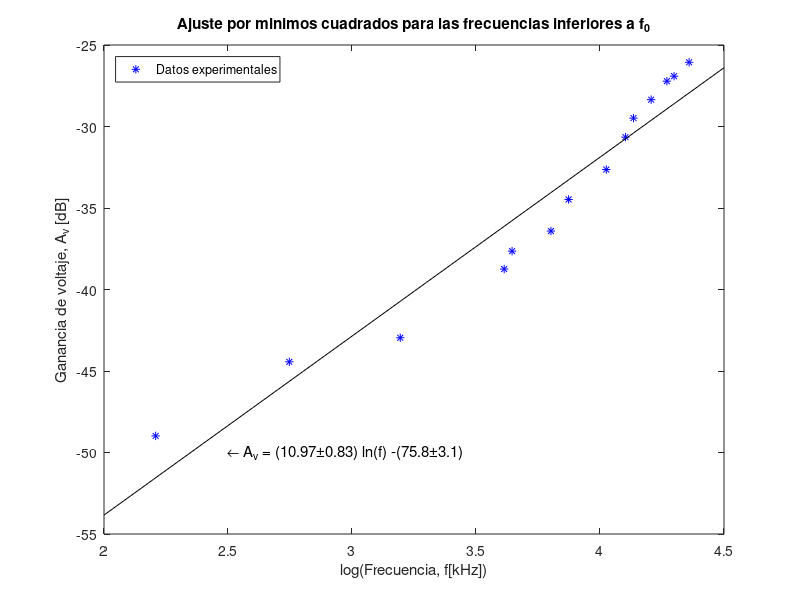

Here is the MATLAB script that generated this plot:
clear all; close all;
format long
vi = 4.5;
x = [9.1 15.6 24.4 37.1 38.3 44.8 48.1 56.0 60.5 62.5 67.1 71.5 73.6 78.2];
y = [0.016 0.027 0.032 0.052 0.059 0.068 0.085 0.105 0.132 0.151 0.172 0.196 0.203 0.224];
y = 20*log10(y/vi); 
%plot (x,y,'b*')
%figure(1); clf;
%plot (x,y,'b*')
%legend('Datos experimentales') 
%xlabel('Frecuencia, f[kHz]');ylabel('Ganancia de voltaje, A_{v} [dB]');
%title('Ganancia de voltaje en funcion de la frecuencia')
%print -djpeg -r100 grafica_ganancia.jpg
x = log(x);
size(x)
size(y)
N = size(x)(2)

sxy = sum(x.*y);
sxx = sum(x.*x);
syy = sum(y.*y);
sx = sum(x);
sy = sum(y);
a = (((N)*(sxy))-((sx)*(sy)))/(((N)*(sxx))-((sx)*(sx)))
b = (((sxx)*(sy))-((sx)*(sxy)))/(((N)*(sxx))-((sx)*(sx)))
e = (y-((a*x)+b)).^2;
sei = sum(e);
incertidumbrea=sqrt((sei)/(N-2))*sqrt((N)/(((N)*(sxx))-((sx)*(sx))))
incertidumbreb=sqrt((sei)/(N-2))*sqrt((sxx)/(((N)*(sxx))-((sx)*(sx))))
r = (((N)*(sxy))-((sx)*(sy)))/(sqrt(((N)*(sxx))-((sx)*(sx)))*sqrt(((N)*(syy))-((sy)*(sy))))

xx = 2:0.1:4.5;
yy = a.*xx+b;

%%%%%%%%%%%%%%%%%%%%%%%%%%%%%%%%%%%%%%%%%%%%%%%

figure(1); clf;
plot(x,y,'b*',xx,yy,'-k' )
legend('Datos experimentales','Location','northwest') 
xlabel('log(Frecuencia, f[kHz])');ylabel('Ganancia de voltaje, A_{v} [dB]');
title('Ajuste por minimos cuadrados para las frecuencias inferiores a f_{0}')
text (2.5, -50, strcat ('\fontsize{15}\leftarrow A_{v} = (10.97\pm0.83) ln(f) -(75.8\pm3.1)'));
print -djpeg -r100 grafica_bodepos.jpg
